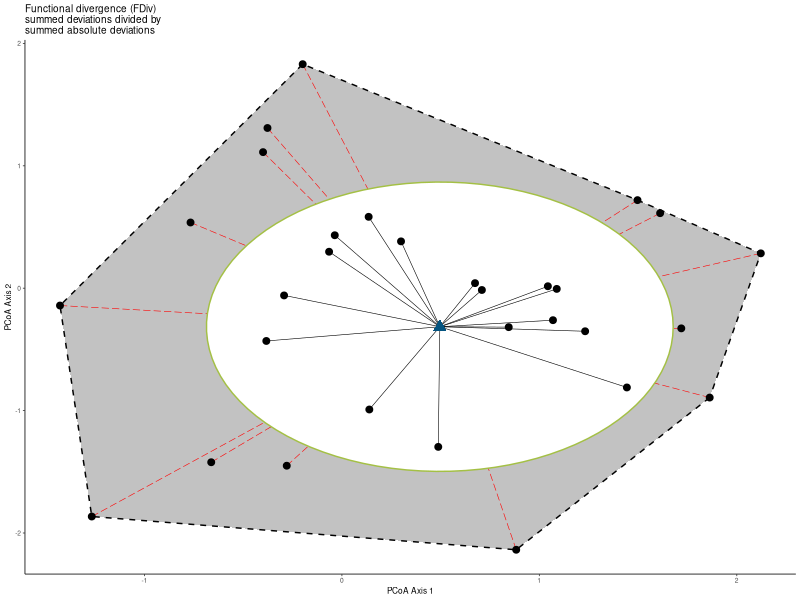

This figure's R source:
library(ggplot2)

StatChull <- ggproto("StatChull", Stat,
                     compute_group = function(data, scales) {
                       data[chull(data$x, data$y), , drop = FALSE]
                     },
                     
                     required_aes = c("x", "y")
)

stat_chull <- function(mapping = NULL, data = NULL, geom = "polygon",
                       position = "identity", na.rm = FALSE, show.legend = NA, 
                       inherit.aes = TRUE, ...) {
  layer(
    stat = StatChull, data = data, mapping = mapping, geom = geom, 
    position = position, show.legend = show.legend, inherit.aes = inherit.aes,
    params = list(na.rm = na.rm, ...)
  )
}


theme_set(theme_classic(6))
## multivariate richness

set.seed(14)
n <- 30
forgg <- data.frame(trait1=rnorm(n,sd=1), 
           trait2=rnorm(n, sd=1), 
                    FRic=rep(c("High","Low"), each=n/2))

fric <- ggplot(forgg, aes(trait1, trait2)) + 
  geom_point(size=2) + 
  stat_chull(linetype="dashed", color="black", alpha=0.3) + 
  theme(legend.position = "none") + 
  labs(x="PCoA Axis 1", y="PCoA Axis 2", title="Functional richness (FRic)\nconvex hull volume") + 
  scale_fill_manual(values=c("#a4c045", "#045480")) + 
  scale_color_manual(values=c("#a4c045", "#045480")) 

## Evenness

tree <- ape::mst(dist(forgg[,c("trait1","trait2")]))

edgeCount <- length(which(tree==1))
edgelist <- data.frame(from=rep(NA, edgeCount), to=rep(NA, edgeCount))

counter<-1
for(i in 1:nrow(tree)){
  for(j in 1:nrow(tree)){
    if(tree[i,j]==1){
      edgelist[counter,] <- c(i, j)
      counter <- counter + 1
    }
  }}

edgelist$trait1_from <- forgg$trait1[edgelist$from]
edgelist$trait2_from <- forgg$trait2[edgelist$from]
edgelist$trait1_to <- forgg$trait1[edgelist$to]
edgelist$trait2_to <- forgg$trait2[edgelist$to]

feve <- ggplot(forgg, aes(trait1, trait2)) +
  geom_segment(edgelist, 
               mapping=aes(x=trait1_from, y=trait2_from, xend=trait1_to, yend=trait2_to), 
               color="grey70") + 
  geom_point(size=2) + 
  labs(x="PCoA Axis 1", y="PCoA Axis 2", title="Functional Evenness (FEve)\nregularity on min. spanning tree")


## Functional Diversity (FDiv)


centroid_trait1 <- mean(forgg$trait1)
centroid_trait2 <- mean(forgg$trait2)
forgg$dist_from_centroid <- as.matrix(dist(data.frame(trait1=c(centroid_trait1,forgg$trait1), trait2=c(centroid_trait2,forgg$trait2))))[2:(nrow(forgg)+1),1]


# fdis<-ggplot(forgg, aes(trait1, trait2)) + 
#   geom_segment(aes(x=trait1, 
#                    y=trait2, 
#                    xend=centroid_trait1, 
#                    yend=centroid_trait2), 
#               size=0.2) + 
#   geom_point(size=2) +
#   annotate("point", x=centroid_trait1, y=centroid_trait2, size=3, color="#045480", shape=15) + 
#   #annotate("text", x=2.05, y=-1.05, label=paste0("bar('dC')"), parse=TRUE, color="#a4c045", size=14) + 
#   #scale_x_continuous(limits=c(-4, 2.5)) + 
#   #scale_y_continuous(limits=c(-4, 2.5)) + 
#   theme(
#     panel.grid.major.y = element_blank(),
#     panel.grid.major.x = element_blank(),
#     panel.grid.minor.y = element_blank(),
#     panel.grid.minor.x = element_blank(),
#   ) + 
#   labs(x="PCoA Axis 1", y="PCoA Axis 2", title="Functional dispersion (FDis)\nsummed distances from centroid\n  ")
# 

chull_indices <- chull(forgg$trait1, forgg$trait2)
centroid_hull_trait1 <- mean(forgg$trait1[chull_indices])
centroid_hull_trait2 <- mean(forgg$trait2[chull_indices])
forgg$dist_from_hull_centroid <- as.matrix(dist(data.frame(trait1=c(centroid_hull_trait1,forgg$trait1), trait2=c(centroid_hull_trait2,forgg$trait2))))[2:(nrow(forgg)+1),1]


fdiv<-ggplot(forgg, aes(trait1, trait2)) + 
  stat_chull(linetype="dashed", color="black", alpha=0.3) +
  geom_segment(data=dplyr::filter(forgg, dist_from_hull_centroid > mean(dist_from_hull_centroid)),
               aes(x=trait1, 
                   y=trait2, 
                   xend=centroid_hull_trait1, 
                   yend=centroid_hull_trait2), 
               color="red", size=0.2, linetype="longdash") + 
  annotate("polygon",
           x=centroid_hull_trait1 + mean(forgg$dist_from_hull_centroid)* cos(seq(0,2*pi,length.out=100)),
           y=centroid_hull_trait2 + mean(forgg$dist_from_hull_centroid)* sin(seq(0,2*pi,length.out=100)), fill="white", color="#a4c045") +  
  geom_segment(data=dplyr::filter(forgg, dist_from_hull_centroid < mean(dist_from_hull_centroid)),
               aes(x=trait1, 
                   y=trait2, 
                   xend=centroid_hull_trait1, 
                   yend=centroid_hull_trait2), 
               size=0.2) + 
  geom_point(size=2) +
  annotate("point", x=centroid_hull_trait1, y=centroid_hull_trait2, size=3, color="#045480", shape=17) + 
  theme(
    panel.grid.major.y = element_blank(),
    panel.grid.major.x = element_blank(),
    panel.grid.minor.y = element_blank(),
    panel.grid.minor.x = element_blank(),
  ) + 
  labs(x="PCoA Axis 1", y="PCoA Axis 2", title="Functional divergence (FDiv)\nsummed deviations divided by\nsummed absolute deviations")
print(fdiv)

# this figure requres some tweaks in illustrator so comment it so you don't overwrite it everytime
#pdf("./FIGURES/Fig1_combined_fdiv_fric_fdis.pdf", width=6, height=3, useDingbats = FALSE)
#gridExtra::grid.arrange(fric, fdiv, feve, ncol=3, nrow=1)
#dev.off()
